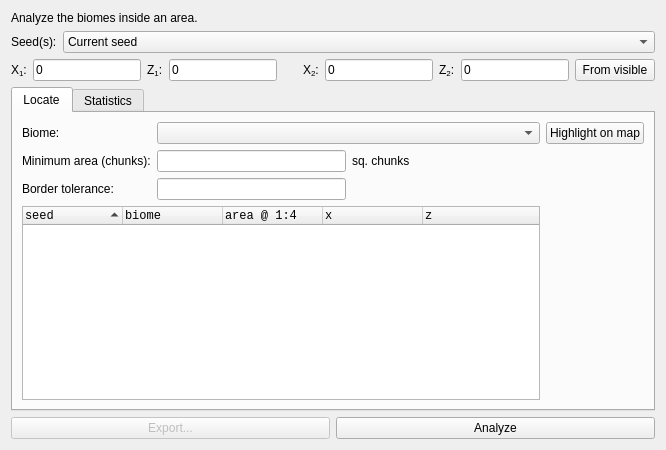
<?xml version="1.0" encoding="UTF-8"?>
<ui version="4.0">
 <class>TabBiomes</class>
 <widget class="QWidget" name="TabBiomes">
  <property name="windowTitle">
   <string>Form</string>
  </property>
  <layout class="QGridLayout" name="gridLayout">
   <item row="0" column="0" colspan="2">
    <widget class="QLabel" name="labelDescription">
     <property name="text">
      <string>Analyze the biomes inside an area.</string>
     </property>
    </widget>
   </item>
   <item row="1" column="0">
    <widget class="QLabel" name="label">
     <property name="text">
      <string>Seed(s):</string>
     </property>
    </widget>
   </item>
   <item row="7" column="0" colspan="2">
    <layout class="QHBoxLayout" name="horizontalLayout">
     <item>
      <widget class="QPushButton" name="pushExport">
       <property name="enabled">
        <bool>false</bool>
       </property>
       <property name="text">
        <string>Export...</string>
       </property>
      </widget>
     </item>
     <item>
      <widget class="QPushButton" name="pushStart">
       <property name="text">
        <string>Analyze</string>
       </property>
      </widget>
     </item>
    </layout>
   </item>
   <item row="1" column="1">
    <widget class="StyledComboBox" name="comboSeedSource">
     <property name="sizePolicy">
      <sizepolicy hsizetype="MinimumExpanding" vsizetype="Fixed">
       <horstretch>0</horstretch>
       <verstretch>0</verstretch>
      </sizepolicy>
     </property>
     <item>
      <property name="text">
       <string>Current seed</string>
      </property>
     </item>
     <item>
      <property name="text">
       <string>From matching seeds list</string>
      </property>
     </item>
    </widget>
   </item>
   <item row="5" column="0" colspan="2">
    <layout class="QVBoxLayout" name="verticalLayout"/>
   </item>
   <item row="3" column="0" colspan="2">
    <layout class="QGridLayout" name="gridArea">
     <item row="0" column="0">
      <layout class="QHBoxLayout" name="layoutArea">
       <item>
        <widget class="QLabel" name="labelX1">
         <property name="toolTip">
          <string>Lower bound (inclusive)</string>
         </property>
         <property name="text">
          <string>&lt;html&gt;&lt;head/&gt;&lt;body&gt;&lt;p&gt;X&lt;span style=&quot; vertical-align:sub;&quot;&gt;1&lt;/span&gt;:&lt;/p&gt;&lt;/body&gt;&lt;/html&gt;</string>
         </property>
        </widget>
       </item>
       <item>
        <widget class="CoordEdit" name="lineX1">
         <property name="toolTip">
          <string>Lower bound (inclusive)</string>
         </property>
         <property name="text">
          <string>0</string>
         </property>
        </widget>
       </item>
       <item>
        <widget class="QLabel" name="labelZ1">
         <property name="toolTip">
          <string>Lower bound (inclusive)</string>
         </property>
         <property name="text">
          <string>&lt;html&gt;&lt;head/&gt;&lt;body&gt;&lt;p&gt;Z&lt;span style=&quot; vertical-align:sub;&quot;&gt;1&lt;/span&gt;:&lt;/p&gt;&lt;/body&gt;&lt;/html&gt;</string>
         </property>
        </widget>
       </item>
       <item>
        <widget class="CoordEdit" name="lineZ1">
         <property name="toolTip">
          <string>Lower bound (inclusive)</string>
         </property>
         <property name="text">
          <string>0</string>
         </property>
        </widget>
       </item>
       <item>
        <widget class="QLabel" name="label_2">
         <property name="text">
          <string>    </string>
         </property>
        </widget>
       </item>
       <item>
        <widget class="QLabel" name="labelX2">
         <property name="toolTip">
          <string>Upper bound (inclusive)</string>
         </property>
         <property name="text">
          <string>&lt;html&gt;&lt;head/&gt;&lt;body&gt;&lt;p&gt;X&lt;span style=&quot; vertical-align:sub;&quot;&gt;2&lt;/span&gt;:&lt;/p&gt;&lt;/body&gt;&lt;/html&gt;</string>
         </property>
        </widget>
       </item>
       <item>
        <widget class="CoordEdit" name="lineX2">
         <property name="toolTip">
          <string>Upper bound (inclusive)</string>
         </property>
         <property name="text">
          <string>0</string>
         </property>
        </widget>
       </item>
       <item>
        <widget class="QLabel" name="labelZ2">
         <property name="toolTip">
          <string>Upper bound (inclusive)</string>
         </property>
         <property name="text">
          <string>&lt;html&gt;&lt;head/&gt;&lt;body&gt;&lt;p&gt;Z&lt;span style=&quot; vertical-align:sub;&quot;&gt;2&lt;/span&gt;:&lt;/p&gt;&lt;/body&gt;&lt;/html&gt;</string>
         </property>
        </widget>
       </item>
       <item>
        <widget class="CoordEdit" name="lineZ2">
         <property name="toolTip">
          <string>Upper bound (inclusive)</string>
         </property>
         <property name="text">
          <string>0</string>
         </property>
        </widget>
       </item>
      </layout>
     </item>
     <item row="0" column="1">
      <widget class="QPushButton" name="buttonFromVisible">
       <property name="text">
        <string>From visible</string>
       </property>
      </widget>
     </item>
    </layout>
   </item>
   <item row="4" column="0" colspan="2">
    <widget class="QTabWidget" name="tabWidget">
     <property name="currentIndex">
      <number>0</number>
     </property>
     <widget class="QWidget" name="tabLocate">
      <attribute name="title">
       <string>Locate</string>
      </attribute>
      <layout class="QGridLayout" name="gridLayout_5">
       <item row="0" column="0">
        <widget class="QLabel" name="label_6">
         <property name="text">
          <string>Biome:</string>
         </property>
        </widget>
       </item>
       <item row="1" column="0">
        <widget class="QLabel" name="label_5">
         <property name="toolTip">
          <string>&lt;html&gt;&lt;head/&gt;&lt;body&gt;&lt;p&gt;Minimum total biome area in 16x16-block chunks&lt;/p&gt;&lt;/body&gt;&lt;/html&gt;</string>
         </property>
         <property name="text">
          <string>Minimum area (chunks):</string>
         </property>
        </widget>
       </item>
       <item row="1" column="1">
        <widget class="QLineEdit" name="lineBiomeSize">
         <property name="text">
          <string/>
         </property>
        </widget>
       </item>
       <item row="1" column="2">
        <widget class="QLabel" name="labelBiomeSize">
         <property name="sizePolicy">
          <sizepolicy hsizetype="MinimumExpanding" vsizetype="Preferred">
           <horstretch>0</horstretch>
           <verstretch>0</verstretch>
          </sizepolicy>
         </property>
         <property name="text">
          <string>sq. chunks</string>
         </property>
        </widget>
       </item>
       <item row="2" column="0">
        <widget class="QLabel" name="label_4">
         <property name="toolTip">
          <string>&lt;html&gt;&lt;head/&gt;&lt;body&gt;&lt;p&gt;Merge biomes that are separated by a margin that is less than this&lt;/p&gt;&lt;/body&gt;&lt;/html&gt;</string>
         </property>
         <property name="text">
          <string>Border tolerance:</string>
         </property>
        </widget>
       </item>
       <item row="3" column="0" colspan="3">
        <widget class="QTreeWidget" name="treeLocate">
         <property name="font">
          <font>
           <family>Courier New</family>
          </font>
         </property>
         <property name="editTriggers">
          <set>QAbstractItemView::NoEditTriggers</set>
         </property>
         <property name="verticalScrollMode">
          <enum>QAbstractItemView::ScrollPerPixel</enum>
         </property>
         <property name="sortingEnabled">
          <bool>true</bool>
         </property>
         <property name="animated">
          <bool>true</bool>
         </property>
         <column>
          <property name="text">
           <string>seed</string>
          </property>
          <property name="font">
           <font>
            <family>Courier New</family>
           </font>
          </property>
         </column>
         <column>
          <property name="text">
           <string>biome</string>
          </property>
          <property name="font">
           <font>
            <family>Courier New</family>
           </font>
          </property>
         </column>
         <column>
          <property name="text">
           <string>area @ 1:4</string>
          </property>
          <property name="font">
           <font>
            <family>Courier New</family>
           </font>
          </property>
         </column>
         <column>
          <property name="text">
           <string>x</string>
          </property>
          <property name="font">
           <font>
            <family>Courier New</family>
           </font>
          </property>
         </column>
         <column>
          <property name="text">
           <string>z</string>
          </property>
          <property name="font">
           <font>
            <family>Courier New</family>
           </font>
          </property>
         </column>
        </widget>
       </item>
       <item row="0" column="1" colspan="2">
        <widget class="CheckableComboBox" name="comboBiome">
         <property name="maxVisibleItems">
          <number>20</number>
         </property>
        </widget>
       </item>
       <item row="0" column="3">
        <widget class="QPushButton" name="buttonHighlight">
         <property name="toolTip">
          <string>Keep the selected biome vivid and dim all other biomes on the map.</string>
         </property>
         <property name="text">
          <string>Highlight on map</string>
         </property>
         <property name="checkable">
          <bool>true</bool>
         </property>
        </widget>
       </item>
       <item row="2" column="1">
        <widget class="QLineEdit" name="lineTolerance">
         <property name="text">
          <string/>
         </property>
        </widget>
       </item>
      </layout>
     </widget>
     <widget class="QWidget" name="tabStats">
      <attribute name="title">
       <string>Statistics</string>
      </attribute>
      <layout class="QGridLayout" name="gridLayout_2">
       <item row="0" column="0">
        <layout class="QGridLayout" name="gridLayout_4">
         <item row="0" column="1">
          <widget class="QCheckBox" name="checkNether">
           <property name="text">
            <string>Nether</string>
           </property>
          </widget>
         </item>
         <item row="0" column="2">
          <widget class="QCheckBox" name="checkEnd">
           <property name="text">
            <string>End</string>
           </property>
          </widget>
         </item>
         <item row="0" column="0">
          <widget class="QCheckBox" name="checkOverworld">
           <property name="text">
            <string>Overworld</string>
           </property>
           <property name="checked">
            <bool>true</bool>
           </property>
          </widget>
         </item>
        </layout>
       </item>
       <item row="1" column="0">
        <layout class="QGridLayout" name="gridLayout_3">
         <item row="1" column="0">
          <widget class="QRadioButton" name="radioStochastic">
           <property name="text">
            <string>Random samples (scale 1:4):</string>
           </property>
          </widget>
         </item>
         <item row="0" column="0">
          <widget class="QRadioButton" name="radioFullSample">
           <property name="text">
            <string>Full area sampling with scale:</string>
           </property>
           <property name="checked">
            <bool>true</bool>
           </property>
          </widget>
         </item>
         <item row="0" column="1">
          <widget class="StyledComboBox" name="comboScale">
           <property name="currentIndex">
            <number>1</number>
           </property>
           <item>
            <property name="text">
             <string>1:1</string>
            </property>
           </item>
           <item>
            <property name="text">
             <string>1:4</string>
            </property>
           </item>
           <item>
            <property name="text">
             <string>1:16</string>
            </property>
           </item>
           <item>
            <property name="text">
             <string>1:64</string>
            </property>
           </item>
           <item>
            <property name="text">
             <string>1:256</string>
            </property>
           </item>
          </widget>
         </item>
         <item row="1" column="1">
          <widget class="QLineEdit" name="lineSamples">
           <property name="text">
            <string>10000</string>
           </property>
          </widget>
         </item>
        </layout>
       </item>
       <item row="2" column="0">
        <widget class="QTableView" name="table">
         <property name="font">
          <font>
           <family>Courier New</family>
          </font>
         </property>
         <property name="editTriggers">
          <set>QAbstractItemView::NoEditTriggers</set>
         </property>
         <property name="verticalScrollMode">
          <enum>QAbstractItemView::ScrollPerPixel</enum>
         </property>
         <property name="horizontalScrollMode">
          <enum>QAbstractItemView::ScrollPerPixel</enum>
         </property>
        </widget>
       </item>
      </layout>
     </widget>
    </widget>
   </item>
  </layout>
 </widget>
 <customwidgets>
  <customwidget>
   <class>CoordEdit</class>
   <extends>QLineEdit</extends>
   <header>src/conditiondialog.h</header>
  </customwidget>
  <customwidget>
   <class>CheckableComboBox</class>
   <extends>QComboBox</extends>
   <header>src/widgets.h</header>
  </customwidget>
  <customwidget>
   <class>StyledComboBox</class>
   <extends>QComboBox</extends>
   <header>src/widgets.h</header>
  </customwidget>
 </customwidgets>
 <resources/>
 <connections/>
</ui>
